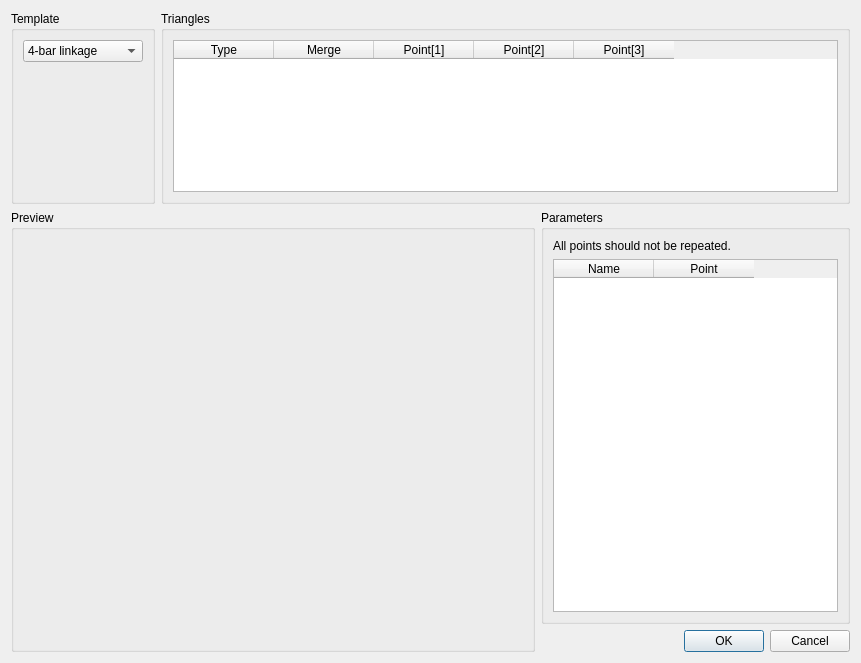
<?xml version="1.0" encoding="UTF-8"?>
<ui version="4.0">
 <class>Dialog</class>
 <widget class="QDialog" name="Dialog">
  <property name="geometry">
   <rect>
    <x>0</x>
    <y>0</y>
    <width>861</width>
    <height>663</height>
   </rect>
  </property>
  <property name="minimumSize">
   <size>
    <width>861</width>
    <height>663</height>
   </size>
  </property>
  <property name="maximumSize">
   <size>
    <width>861</width>
    <height>663</height>
   </size>
  </property>
  <property name="windowTitle">
   <string>Template</string>
  </property>
  <property name="windowIcon">
   <iconset resource="../../icons.qrc">
    <normaloff>:/icons/TS.png</normaloff>:/icons/TS.png</iconset>
  </property>
  <property name="modal">
   <bool>true</bool>
  </property>
  <layout class="QVBoxLayout" name="verticalLayout_6">
   <item>
    <layout class="QHBoxLayout" name="horizontalLayout">
     <item>
      <widget class="QGroupBox" name="templatePanel">
       <property name="title">
        <string>Template</string>
       </property>
       <layout class="QVBoxLayout" name="verticalLayout_2">
        <item>
         <widget class="QComboBox" name="templateType">
          <property name="minimumSize">
           <size>
            <width>120</width>
            <height>0</height>
           </size>
          </property>
          <item>
           <property name="text">
            <string>4-bar linkage</string>
           </property>
          </item>
          <item>
           <property name="text">
            <string>8-bar linkage</string>
           </property>
          </item>
         </widget>
        </item>
        <item>
         <spacer name="verticalSpacer_2">
          <property name="orientation">
           <enum>Qt::Vertical</enum>
          </property>
          <property name="sizeHint" stdset="0">
           <size>
            <width>20</width>
            <height>40</height>
           </size>
          </property>
         </spacer>
        </item>
       </layout>
      </widget>
     </item>
     <item>
      <widget class="QGroupBox" name="trianglePanel">
       <property name="title">
        <string>Triangles</string>
       </property>
       <layout class="QVBoxLayout" name="verticalLayout_4">
        <item>
         <widget class="QTableWidget" name="triangleTable">
          <property name="editTriggers">
           <set>QAbstractItemView::NoEditTriggers</set>
          </property>
          <property name="selectionBehavior">
           <enum>QAbstractItemView::SelectRows</enum>
          </property>
          <property name="verticalScrollMode">
           <enum>QAbstractItemView::ScrollPerPixel</enum>
          </property>
          <property name="horizontalScrollMode">
           <enum>QAbstractItemView::ScrollPerPixel</enum>
          </property>
          <column>
           <property name="text">
            <string>Type</string>
           </property>
          </column>
          <column>
           <property name="text">
            <string>Merge</string>
           </property>
          </column>
          <column>
           <property name="text">
            <string>Point[1]</string>
           </property>
          </column>
          <column>
           <property name="text">
            <string>Point[2]</string>
           </property>
          </column>
          <column>
           <property name="text">
            <string>Point[3]</string>
           </property>
          </column>
         </widget>
        </item>
       </layout>
      </widget>
     </item>
    </layout>
   </item>
   <item>
    <layout class="QHBoxLayout" name="horizontalLayout_2">
     <item>
      <widget class="QGroupBox" name="previewPanel">
       <property name="title">
        <string>Preview</string>
       </property>
       <layout class="QVBoxLayout" name="verticalLayout">
        <item>
         <widget class="QLabel" name="templateImage">
          <property name="sizePolicy">
           <sizepolicy hsizetype="Fixed" vsizetype="Preferred">
            <horstretch>0</horstretch>
            <verstretch>0</verstretch>
           </sizepolicy>
          </property>
          <property name="minimumSize">
           <size>
            <width>500</width>
            <height>400</height>
           </size>
          </property>
          <property name="text">
           <string/>
          </property>
         </widget>
        </item>
        <item>
         <spacer name="verticalSpacer">
          <property name="orientation">
           <enum>Qt::Vertical</enum>
          </property>
          <property name="sizeHint" stdset="0">
           <size>
            <width>20</width>
            <height>40</height>
           </size>
          </property>
         </spacer>
        </item>
       </layout>
      </widget>
     </item>
     <item>
      <layout class="QVBoxLayout" name="verticalLayout_5">
       <item>
        <widget class="QGroupBox" name="Parameters">
         <property name="title">
          <string>Parameters</string>
         </property>
         <layout class="QVBoxLayout" name="verticalLayout_3">
          <item>
           <widget class="QLabel" name="label">
            <property name="text">
             <string>All points should not be repeated.</string>
            </property>
           </widget>
          </item>
          <item>
           <widget class="QTableWidget" name="parameterTable">
            <property name="editTriggers">
             <set>QAbstractItemView::NoEditTriggers</set>
            </property>
            <property name="selectionBehavior">
             <enum>QAbstractItemView::SelectRows</enum>
            </property>
            <property name="verticalScrollMode">
             <enum>QAbstractItemView::ScrollPerPixel</enum>
            </property>
            <property name="horizontalScrollMode">
             <enum>QAbstractItemView::ScrollPerPixel</enum>
            </property>
            <column>
             <property name="text">
              <string>Name</string>
             </property>
            </column>
            <column>
             <property name="text">
              <string>Point</string>
             </property>
            </column>
           </widget>
          </item>
         </layout>
        </widget>
       </item>
       <item>
        <widget class="QDialogButtonBox" name="buttonBox">
         <property name="standardButtons">
          <set>QDialogButtonBox::Cancel|QDialogButtonBox::Ok</set>
         </property>
        </widget>
       </item>
      </layout>
     </item>
    </layout>
   </item>
  </layout>
 </widget>
 <resources>
  <include location="../../icons.qrc"/>
  <include location="../../preview.qrc"/>
 </resources>
 <connections>
  <connection>
   <sender>buttonBox</sender>
   <signal>accepted()</signal>
   <receiver>Dialog</receiver>
   <slot>accept()</slot>
   <hints>
    <hint type="sourcelabel">
     <x>486</x>
     <y>433</y>
    </hint>
    <hint type="destinationlabel">
     <x>332</x>
     <y>277</y>
    </hint>
   </hints>
  </connection>
  <connection>
   <sender>buttonBox</sender>
   <signal>rejected()</signal>
   <receiver>Dialog</receiver>
   <slot>reject()</slot>
   <hints>
    <hint type="sourcelabel">
     <x>486</x>
     <y>433</y>
    </hint>
    <hint type="destinationlabel">
     <x>332</x>
     <y>277</y>
    </hint>
   </hints>
  </connection>
 </connections>
</ui>
